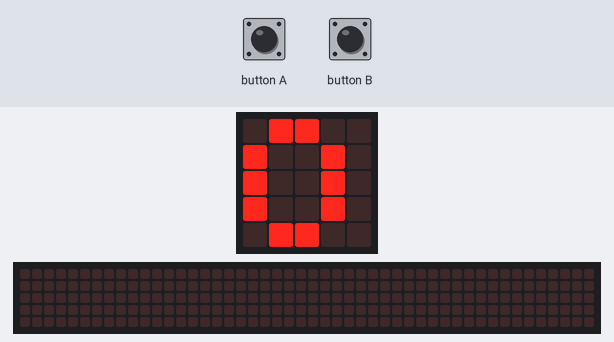
Simulated run of this program. Board: BBC micro:bit (MakeCode). Shown: the board's 5×5 LED display, a strip that is not on the board, showing the scrolling text unrolled. Inputs (shaded band) come from the test bench. The 48×5 strip is a reading aid, not a part: it shows the text the display is scrolling, unrolled, one strip-width of it at a time.

Above: at 1.2 s.
1.3 s: button A pressed for 1 s
At 2.42 s:
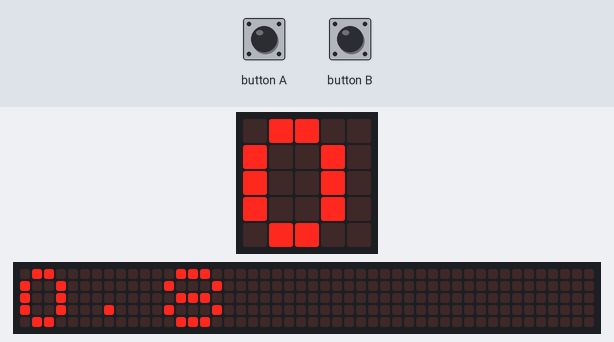
2.9 s: button B pressed for 0.15 s
3.6 s: button A pressed for 3.2 s
At 6.4 s:
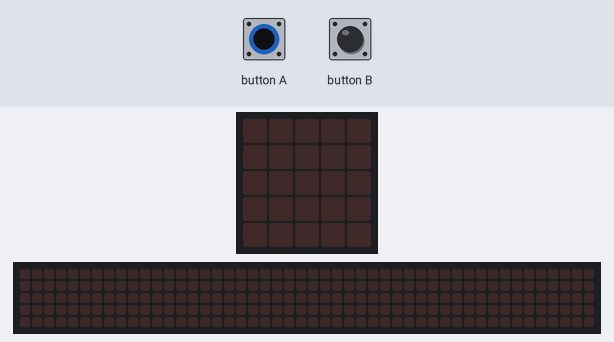
At 6.93 s:
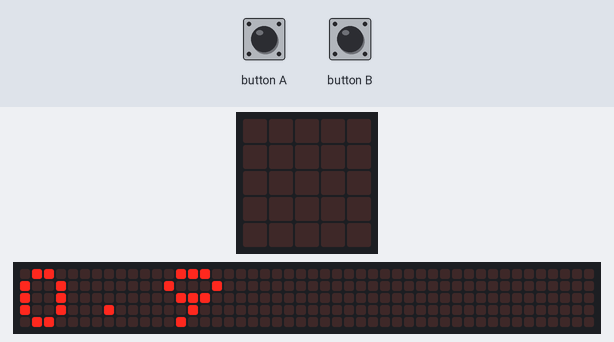
7.4 s: button B pressed for 0.15 s
Timing chart, 0 to 9.1 s (numbered marks = the images above; inputs shaded):
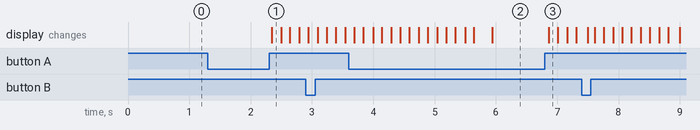

The program:

main.ts
```typescript
input.onButtonPressed(Button.B, function () {
    tps_chrono = 0
})
let tps_chrono = 0
tps_chrono = 0
basic.forever(function () {
    while (input.buttonIsPressed(Button.A)) {
        basic.pause(100)
        tps_chrono += 0.1
    }
    basic.showNumber(tps_chrono)
})
```

test.ts
```typescript
// les tests vont ici ; cela ne sera pas compilé si ce paquet est utilisé en tant qu'extension.
```

Measured:
- after the input at 1.3 s, the display: changes after 1.0 s (image 1)
